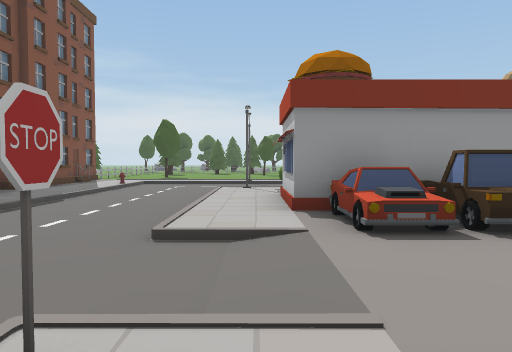
View 1 (above)

24 first-person views from a walk through a 3-D level made in the Unity game engine. The camera is 1.3 m above the floor, tilts 2° down and sees 70° across. The floor is counted in squares, 2 m on a side. Each view is taken from the middle of a square. On the plan, view 1 faces up. The plan holds only what a view shows up to about 11 squares ahead; the rest is blank. The place goes on beyond the plan. The player character is not drawn. Some animated figures are not drawn.

View 2
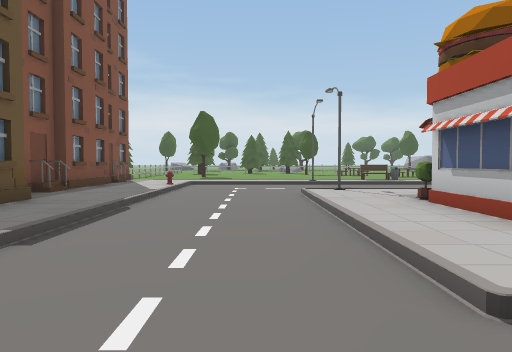

View 3
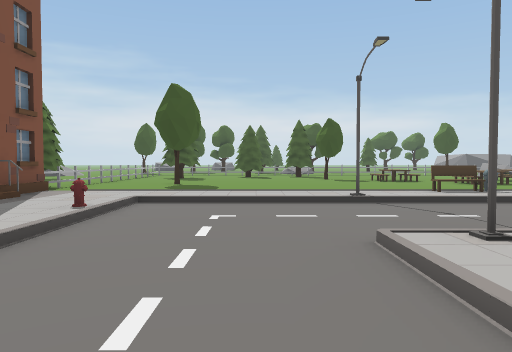

View 4
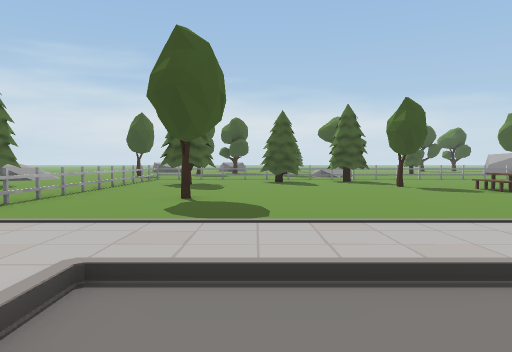

View 5
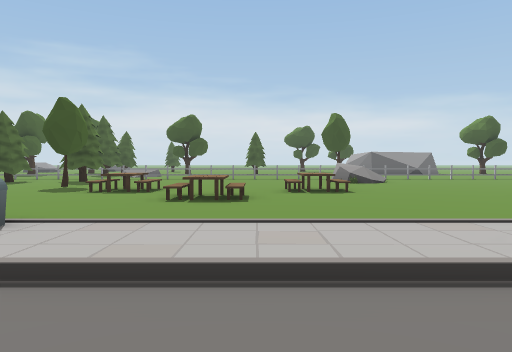

View 6
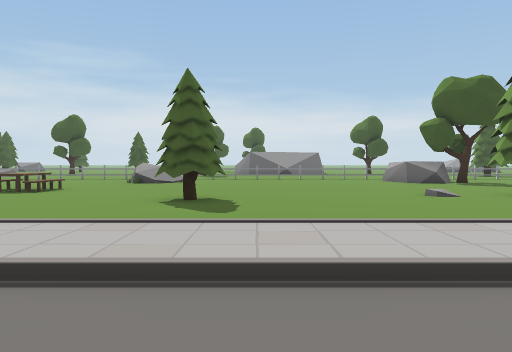

View 7
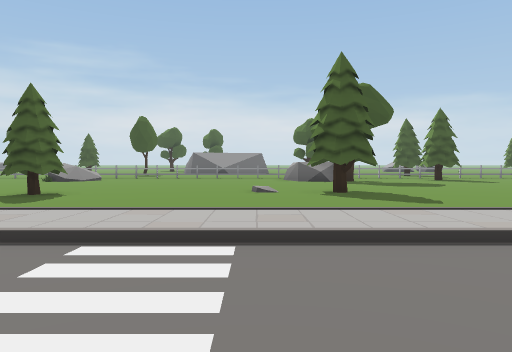

View 8
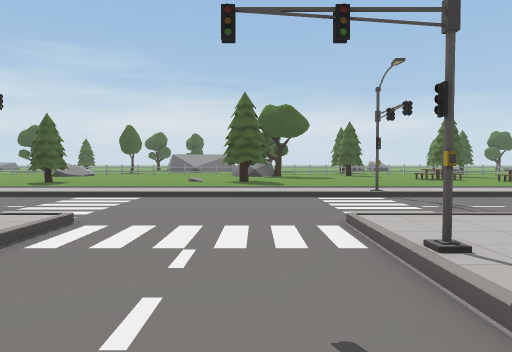

View 9
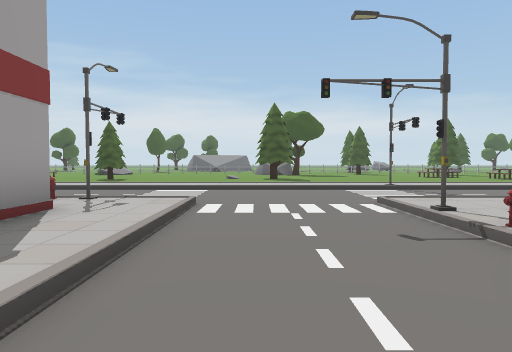

View 10
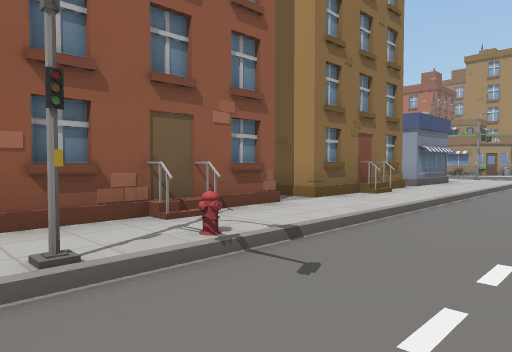

View 11
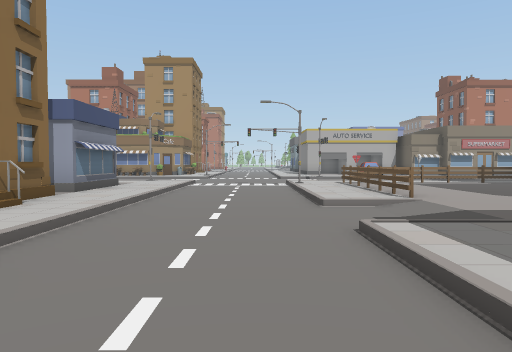

View 12
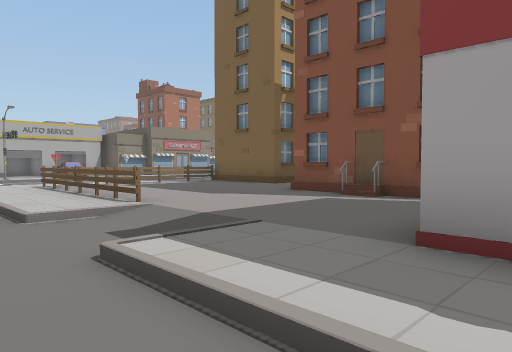

View 13
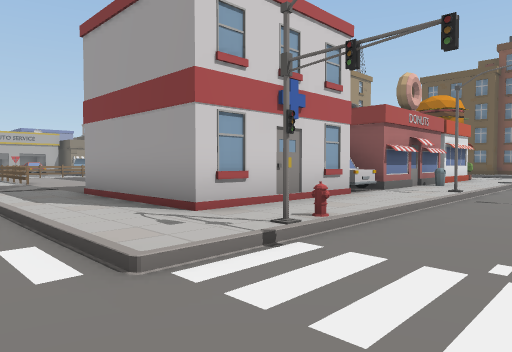

View 14
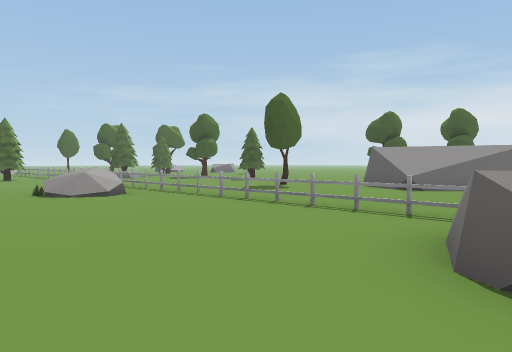

View 15
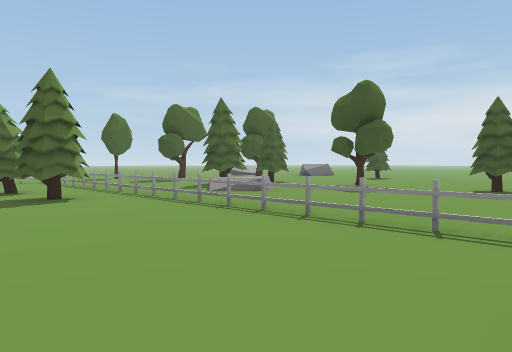

View 16
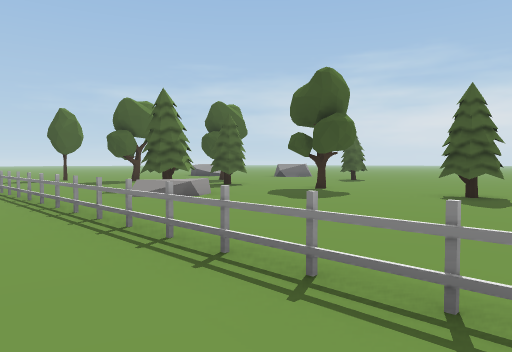

View 17
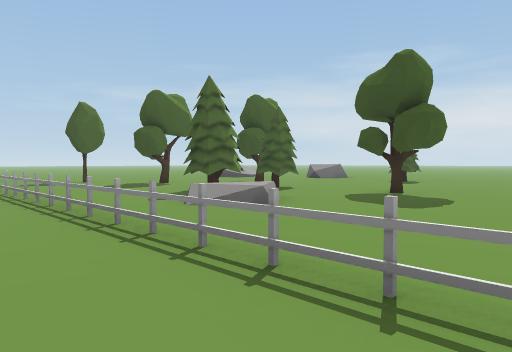

View 18
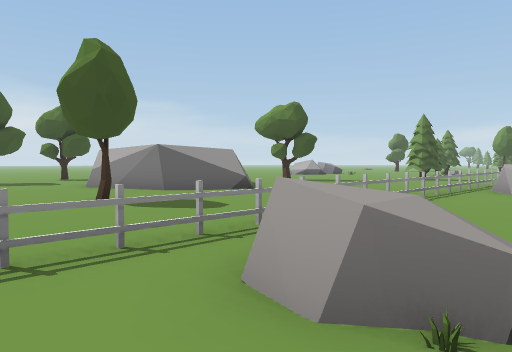

View 19
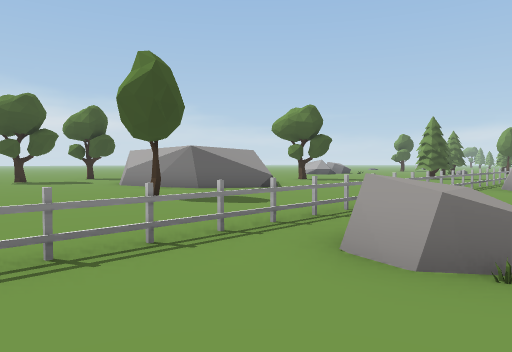

View 20
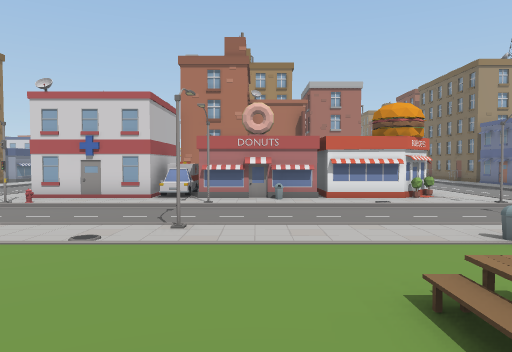

View 21
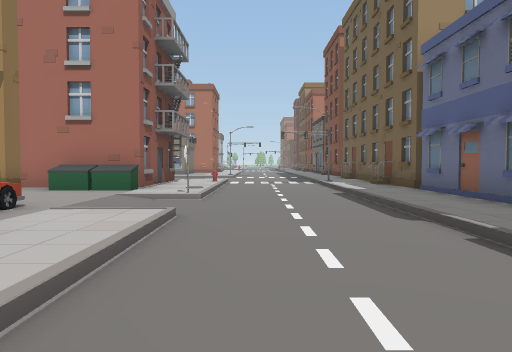

View 22
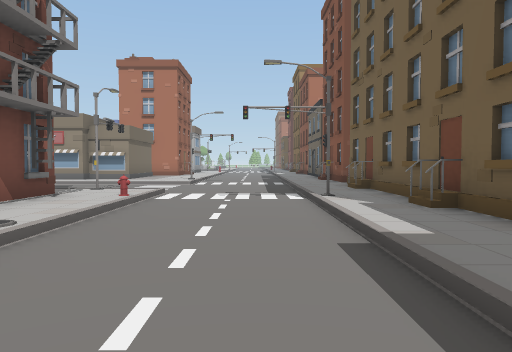

View 23
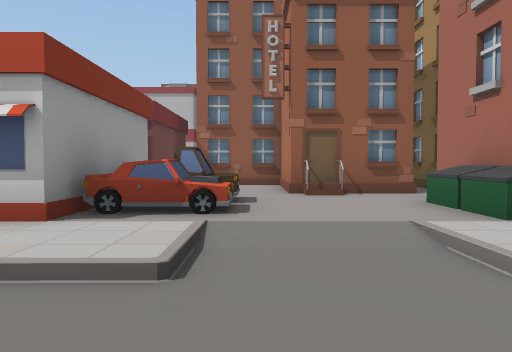

View 24
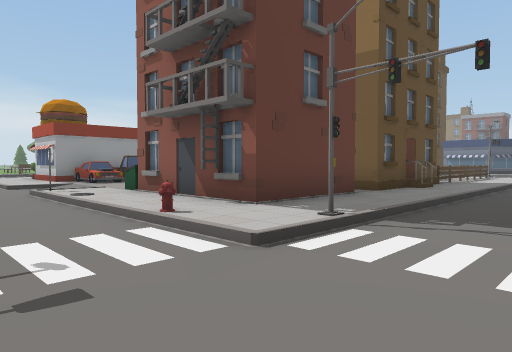

### Floor plan
Key: @ floor where view 1 was taken; # wall or solid block; . main floor; - floor 0.25 m lower than the main floor; / step, stairs or slope; ^ raised ledge; H house; C car; S sign; Y hydrant; F fence; T tree; B bin; R rock; O other object.
Columns run from 8 left of view 1 to 19 right of it. Each row starts with its distance up from view 1.
 30       T..T...T.....#  #
 29       TT...........#^^.
 28       T..........T..^..
 27    ...TTR/.............
 26   ...... /...............
 25   ........................
 24    OOFFF.FFFFFFFFFFFFFF.FOO
 23    .....T..............RR.
 22 .....TT.T.......R......RRT.
 21 ..OT...........OO.......R...
 20 ..FTT...T...................
 19 ..........//..//............
 18  .F.......//..//............
 17  .F.T.......O/....T....TT...
 16  T................T.........
 15  TF.........................
 14   ........OB................
 13   H.////#//////#//////////#/
 12   H.Y-----------------------
 11   #./-----------------------
 10   H./--/#////B/#////Y//--///
  9   H./--/.....O......../--/..
  8   ../--/.O######C###O./--#.H
  7   #./--/.##     C  ##./--YH#
  6    H/--/.##         #./--/.#
  5     /--/.C#####     #./--/.#
  4    ./--/.CCC   # H..../--/.#
  3   #./---.......###....---/.#
  2   #./---....#### #....---//#
  1   H./--S....#    H...//--/.H
  0    ./--/@BB##   .....F/--/.#
 -1   #./--/.#  ###H.....F/--/.#
 -2   #H/--/.#  ####.....//--/.#
 -3   #.#--Y.##H####F...FF/--/.H
 -4   #./--/....../.FFF/F./--/..
 -5   #H/--/#/////////////
 -6   #./---------
 -7   #./------
 -8   #./--////

Positions as (right, up) in squares from view 1, and headings:
1: (0, 0), facing up
2: (-2, 2), facing up
3: (-2, 7), facing up
4: (-3, 11), facing up
5: (5, 11), facing up
6: (11, 11), facing up
7: (14, 10), facing up
8: (16, 6), facing up
9: (15, 4), facing up
10: (15, 9), facing down-right
11: (15, 7), facing down
12: (15, 6), facing down-left
13: (15, 12), facing down-left
14: (16, 19), facing up-left
15: (7, 20), facing up-left
16: (7, 22), facing up-left
17: (5, 22), facing up-left
18: (6, 21), facing up-right
19: (5, 21), facing up-right
20: (6, 19), facing down
21: (-2, 8), facing down
22: (-3, 3), facing down
23: (-3, 3), facing right
24: (-3, -7), facing up-right
